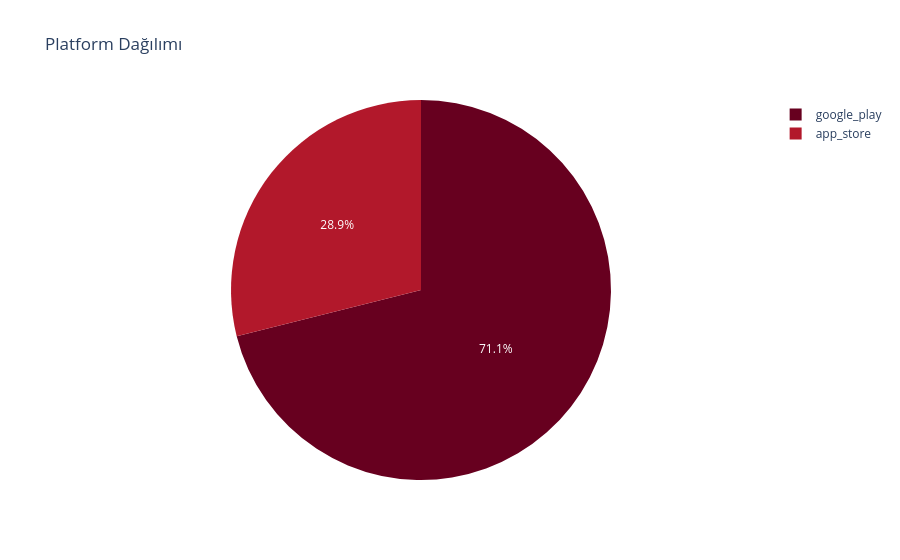
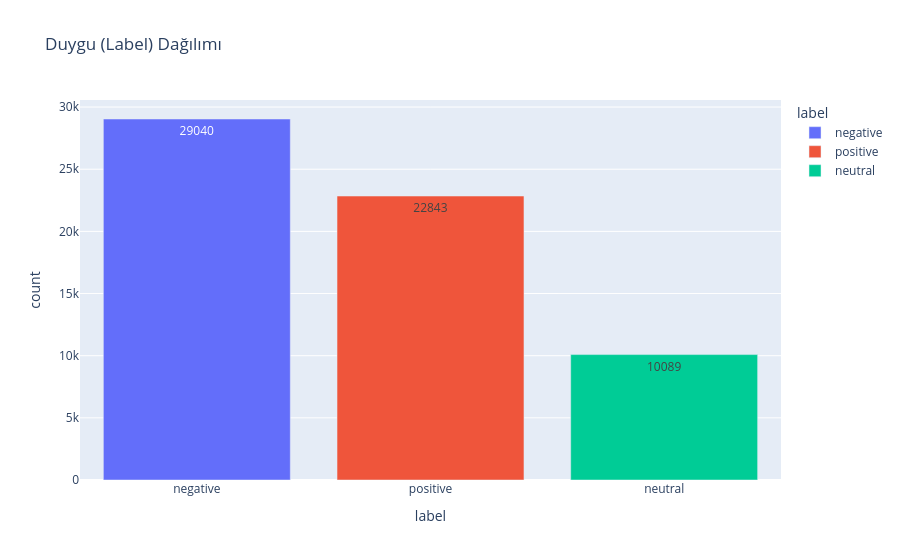

Notebook source saved alongside these figures, in order:
### Markdown cell above
## 2.1 Genel Bakış

### Code cell
# Temizlenmiş veri setini oku
df = pd.read_csv('data/processed/reviews_cleaned.csv')

total_reviews = len(df)
unique_apps = df['uygulama'].nunique() if 'uygulama' in df.columns else 'Bilinmiyor'
date_range = f"{df['tarih'].min()} / {df['tarih'].max()}" if 'tarih' in df.columns else 'Bilinmiyor'

print(f"Toplam Yorum Sayısı: {total_reviews}")
print(f"Benzersiz Uygulama Sayısı: {unique_apps}")
print(f"Tarih Aralığı: {date_range}")

# Platform Dağılımı Pie Chart
if 'platform' in df.columns:
    fig1 = px.pie(df, names='platform', title='Platform Dağılımı', color_discrete_sequence=px.colors.sequential.RdBu)
    fig1.show()

# Label Dağılımı Bar Chart
if 'label' in df.columns:
    label_counts = df['label'].value_counts().reset_index()
    label_counts.columns = ['label', 'count']
    fig2 = px.bar(label_counts, x='label', y='count', color='label', title='Duygu (Label) Dağılımı', text='count')
    fig2.show()

### Figure 1 — Plotly figure (JSON) as saved in the notebook; plotly's stock layout.template omitted (floating-point values rounded to 4 significant figures; data arrays with more than 128 entries replaced by an {"elided": "..."} marker saying what was removed)
{"data": [{"domain": {"x": [0, 1], "y": [0, 1]}, "hovertemplate": "platform=%{label}<extra></extra>", "labels": {"elided": "61972 str values"}, "legendgroup": "", "name": "", "showlegend": true, "type": "pie"}], "layout": {"legend": {"tracegroupgap": 0}, "piecolorway": ["rgb(103,0,31)", "rgb(178,24,43)", "rgb(214,96,77)", "rgb(244,165,130)", "rgb(253,219,199)", "rgb(247,247,247)", "rgb(209,229,240)", "rgb(146,197,222)", "rgb(67,147,195)", "rgb(33,102,172)", "rgb(5,48,97)"], "title": {"text": "Platform Dağılımı"}}}

### Figure 2 — Plotly figure (JSON) as saved in the notebook; plotly's stock layout.template omitted (floating-point values rounded to 4 significant figures)
{"data": [{"hovertemplate": "label=%{x}<br>count=%{text}<extra></extra>", "legendgroup": "negative", "marker": {"color": "#636efa", "pattern": {"shape": ""}}, "name": "negative", "orientation": "v", "showlegend": true, "text": [29040.0], "textposition": "auto", "type": "bar", "x": ["negative"], "xaxis": "x", "y": [29040], "yaxis": "y"}, {"hovertemplate": "label=%{x}<br>count=%{text}<extra></extra>", "legendgroup": "positive", "marker": {"color": "#EF553B", "pattern": {"shape": ""}}, "name": "positive", "orientation": "v", "showlegend": true, "text": [22840.0], "textposition": "auto", "type": "bar", "x": ["positive"], "xaxis": "x", "y": [22843], "yaxis": "y"}, {"hovertemplate": "label=%{x}<br>count=%{text}<extra></extra>", "legendgroup": "neutral", "marker": {"color": "#00cc96", "pattern": {"shape": ""}}, "name": "neutral", "orientation": "v", "showlegend": true, "text": [10090.0], "textposition": "auto", "type": "bar", "x": ["neutral"], "xaxis": "x", "y": [10089], "yaxis": "y"}], "layout": {"barmode": "relative", "legend": {"title": {"text": "label"}, "tracegroupgap": 0}, "title": {"text": "Duygu (Label) Dağılımı"}, "xaxis": {"anchor": "y", "categoryarray": ["negative", "positive", "neutral"], "categoryorder": "array", "domain": [0, 1], "title": {"text": "label"}}, "yaxis": {"anchor": "x", "domain": [0, 1], "title": {"text": "count"}}}}
